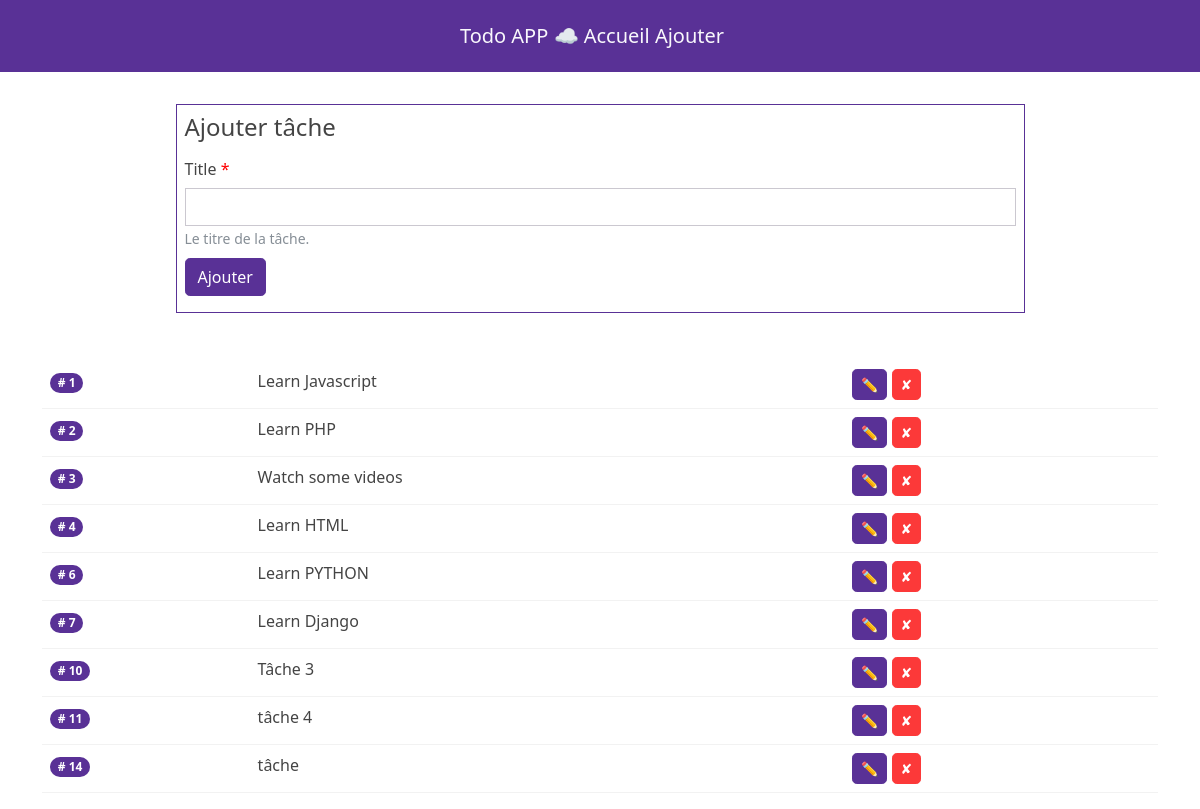
The page / on the database its author committed.
### tables this page shows
CREATE TABLE `items` (
  `id` int(11) NOT NULL,
  `title` varchar(255) NOT NULL
);

### index.php (the view, shortened to what this page needs)
<!DOCTYPE html>
<html lang="en">
<head>
    <link rel="stylesheet" href="css/bootstrap.min.css">
    <link rel="stylesheet" href="css/style.css">
</head>
<body>
    <?php require_once 'include/database.php'; ?>
    <?php include_once 'include/nav.php'; ?>
    <div class="container">
        <div class="row g-3 align-items-center">
            <div class="border border-primary p-2 my-5 mx-auto w-75">
                <h4>Ajouter tâche</h4>
                <form method="post">
                    <div class="col-auto">
                        <label for="title" class="col-form-label">
                            Title <span class='required'>*</span>
                        </label>
                    </div>
                    <div class="col-auto">
                        <input type="text" id="title" name="title" class="form-control" aria-describedby="titleHelpInline">
                    </div>
                    <div class="col-auto">
                        <span id="titleHelpInline" class="form-text">
                            Le titre de la tâche.
                        </span>
                    </div>
                    <div class="con-auto">
                        <input class='btn btn-primary rounded-3 my-2' type="submit" value="Ajouter" name="ajouter">
                    </div>
                </form>
            </div>
        </div>
        <?php
        $sqlState = $pdo->query("SELECT * FROM todo.items");
        $items = $sqlState->fetchAll(PDO::FETCH_OBJ);
        ?>
        <table class="table">
            <tbody>
                <?php
                foreach ($items as $key => $item) {
                ?>
                    <tr>
                        <td>
                            <span class="badge rounded-pill bg-primary"># <?php echo $item->id ?></span>
                        </td>
                        <td>
                            <?php echo $item->title ?>
                        </td>
                        <td>
                            <form method="post">
                                <input formaction="modifier.php" class='btn btn-sm rounded-3 btn-primary' type="submit" value="&#9999;" name="modifier">
                                <input formaction="supprimer.php" class='btn btn-sm rounded-3 btn-danger' type="submit" value="&#10008;" name="supprimer" onclick="return confirm('Voulez vous vraiment supprimer <?php echo $item->title ?> ???');">
                            </form>
                        </td>
                    </tr>
                <?php
                }
                ?>
            </tbody>
        </table>
    </div>
</body>
</html>

### include/nav.php
<nav class="navbar navbar-light bg-primary">
  <div class="container-fluid">
    <div class="navbar-brand mb-0 h1 text-center text-light w-100">
        <a href="#">Todo APP &#9729;</a>
        <a href="index.php">Accueil</a>
        <a href="ajouter.php">Ajouter</a>
    </div>
  </div>
</nav>

### css/style.css (style rules this page uses)
.required { color:red; }
.text-light a { color:inherit; text-decoration: none; }

### rows shown on the page
items: id "1", title "Learn Javascript"
items: id "2", title "Learn PHP"
items: id "3", title "Watch some videos"
items: id "4", title "Learn HTML"
items: id "6", title "Learn PYTHON"
items: id "7", title "Learn Django"
items: id "10", title "Tâche 3"
items: id "11", title "tâche 4"
items: id "14", title "tâche"
